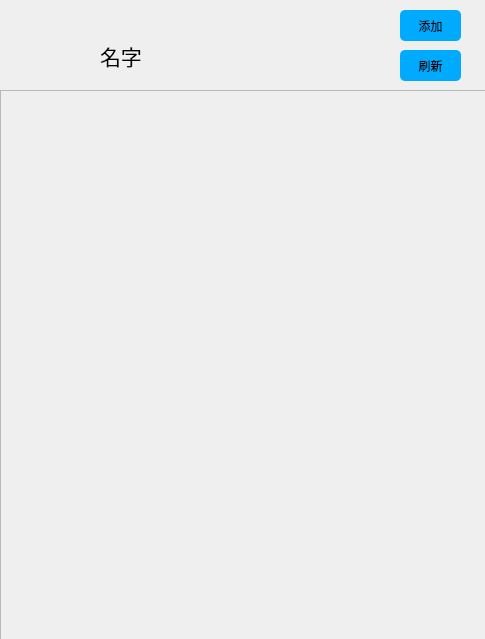
<?xml version="1.0" encoding="UTF-8"?>
<ui version="4.0">
 <class>Widget</class>
 <widget class="QWidget" name="Widget">
  <property name="geometry">
   <rect>
    <x>0</x>
    <y>0</y>
    <width>485</width>
    <height>639</height>
   </rect>
  </property>
  <property name="windowTitle">
   <string>Form</string>
  </property>
  <property name="styleSheet">
   <string notr="true"/>
  </property>
  <widget class="QPushButton" name="pushButton_2">
   <property name="geometry">
    <rect>
     <x>400</x>
     <y>50</y>
     <width>61</width>
     <height>31</height>
    </rect>
   </property>
   <property name="styleSheet">
    <string notr="true">QPushButton:!hover
{
border-radius: 5px;
background-color:rgb(0, 170, 255);
}
QPushButton:hover
{
border-radius: 5px;
background-color: rgb(85, 170, 255);
}
QPushButton:pressed{
border-radius: 5px;
background-color: rgb(0, 130, 230);
}</string>
   </property>
   <property name="text">
    <string>刷新</string>
   </property>
  </widget>
  <widget class="QLabel" name="head_label">
   <property name="geometry">
    <rect>
     <x>30</x>
     <y>20</y>
     <width>51</width>
     <height>51</height>
    </rect>
   </property>
   <property name="text">
    <string/>
   </property>
  </widget>
  <widget class="QPushButton" name="pushButton">
   <property name="geometry">
    <rect>
     <x>400</x>
     <y>10</y>
     <width>61</width>
     <height>31</height>
    </rect>
   </property>
   <property name="styleSheet">
    <string notr="true">QPushButton:!hover
{
border-radius: 5px;
background-color:rgb(0, 170, 255);
}
QPushButton:hover
{
border-radius: 5px;
background-color: rgb(85, 170, 255);
}
QPushButton:pressed{
border-radius: 5px;
background-color: rgb(0, 130, 230);
}</string>
   </property>
   <property name="text">
    <string>添加</string>
   </property>
  </widget>
  <widget class="QScrollArea" name="scrollArea">
   <property name="geometry">
    <rect>
     <x>0</x>
     <y>90</y>
     <width>491</width>
     <height>551</height>
    </rect>
   </property>
   <property name="styleSheet">
    <string notr="true"/>
   </property>
   <property name="widgetResizable">
    <bool>true</bool>
   </property>
   <property name="alignment">
    <set>Qt::AlignHCenter|Qt::AlignTop</set>
   </property>
   <widget class="QWidget" name="scrollAreaWidgetContents">
    <property name="geometry">
     <rect>
      <x>0</x>
      <y>0</y>
      <width>489</width>
      <height>549</height>
     </rect>
    </property>
   </widget>
  </widget>
  <widget class="QLabel" name="name_label">
   <property name="geometry">
    <rect>
     <x>100</x>
     <y>40</y>
     <width>241</width>
     <height>31</height>
    </rect>
   </property>
   <property name="font">
    <font>
     <family>幼圆</family>
     <pointsize>16</pointsize>
    </font>
   </property>
   <property name="text">
    <string>名字</string>
   </property>
  </widget>
 </widget>
 <resources/>
 <connections/>
</ui>
